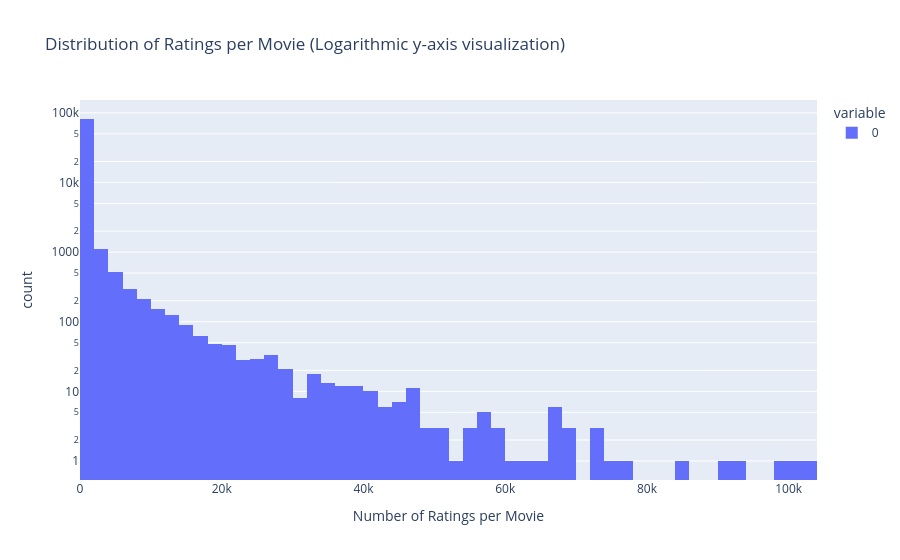

The notebook cell this image was saved under:
### Code cell
fig = px.histogram(
    movie_rating_counts,
    nbins=100,
    log_x=False,
    log_y=True,
    title="Distribution of Ratings per Movie (Logarithmic y-axis visualization)",
    labels={
        "value": "Number of Ratings per Movie",
        "count": "Number of Movies"
    })

fig.show()

### Figure 1 — Plotly figure (JSON) as saved in the notebook; plotly's stock layout.template omitted (floating-point values rounded to 4 significant figures; data arrays with more than 128 entries replaced by an {"elided": "..."} marker saying what was removed)
{"data": [{"bingroup": "x", "hovertemplate": "variable=0<br>Number of Ratings per Movie=%{x}<br>count=%{y}<extra></extra>", "legendgroup": "0", "marker": {"color": "#636efa", "pattern": {"shape": ""}}, "name": "0", "nbinsx": 100, "orientation": "v", "showlegend": true, "type": "histogram", "x": {"elided": "84432 int values"}, "xaxis": "x", "yaxis": "y"}], "layout": {"barmode": "relative", "legend": {"title": {"text": "variable"}, "tracegroupgap": 0}, "title": {"text": "Distribution of Ratings per Movie (Logarithmic y-axis visualization)"}, "xaxis": {"anchor": "y", "domain": [0, 1], "title": {"text": "Number of Ratings per Movie"}}, "yaxis": {"anchor": "x", "domain": [0, 1], "title": {"text": "count"}, "type": "log"}}}
